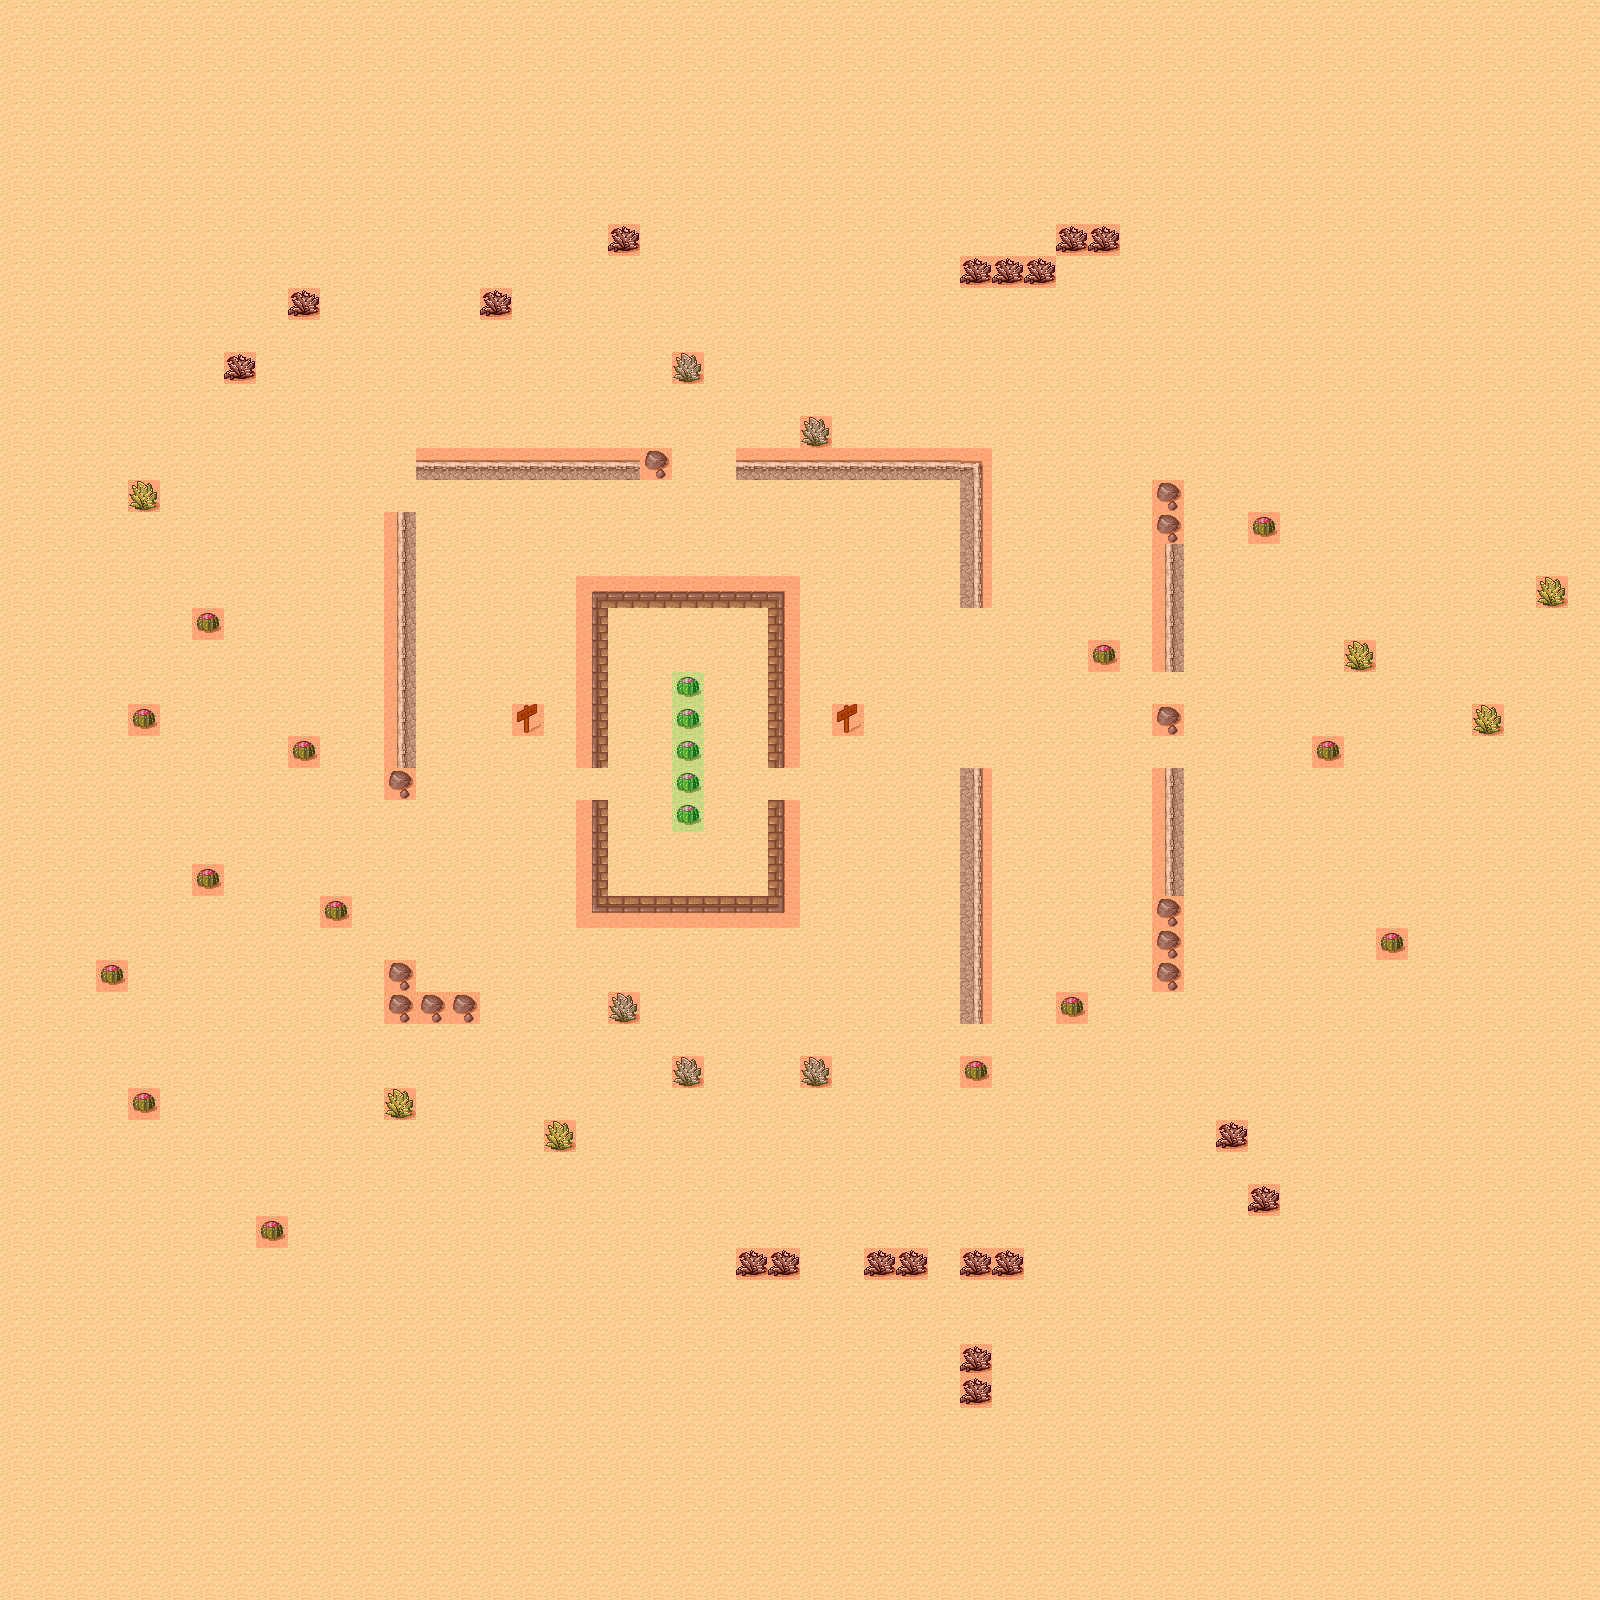

The image is a tile-based game level rendered from a .tmx file. Its description and source (layers, tilesets, objects; grid data summarised) follow:
An orthogonal 50x50 tile map with 32x32 px tiles, 3 tile layers (Background, Foreground, Meta), 2 tilesets and 9 objects (SpawnPoint, EnemySpawn2, EnemySpawn5, EnemySpawn7, EnemySpawn8, ...).

<map version="1.0" orientation="orthogonal" width="50" height="50" tilewidth="32" tileheight="32">
 <tileset firstgid="1" name="tmw_desert_spacing" tilewidth="32" tileheight="32" spacing="1" margin="1">
  <image source="tmw_desert_spacing.png" width="265" height="199" />
 </tileset>
 <tileset firstgid="49" name="meta_tiles" tilewidth="32" tileheight="32" spacing="1" margin="1">
  <image source="meta_tiles.png" width="67" height="34" />
  <tile id="0">
   <properties>
    <property name="Collidable" value="True" />
   </properties>
  </tile>
  <tile id="1">
   <properties>
    <property name="Collectable" value="True" />
   </properties>
  </tile>
 </tileset>
 <layer name="Background" width="50" height="50">
  <data>[2500 cells, 2500 non-empty, 19 distinct tile ids]</data>
 </layer>
 <objectgroup name="Objects" width="50" height="50">
  <object name="SpawnPoint" x="217" y="779" />
  <object name="EnemySpawn2" x="999" y="685">
   <properties>
    <property name="Enemy" value="1" />
   </properties>
  </object>
  <object name="EnemySpawn5" x="1300" y="939">
   <properties>
    <property name="Enemy" value="1" />
   </properties>
  </object>
  <object name="EnemySpawn7" x="602" y="1199">
   <properties>
    <property name="Enemy" value="1" />
   </properties>
  </object>
  <object name="EnemySpawn8" x="992" y="1211">
   <properties>
    <property name="Enemy" value="1" />
   </properties>
  </object>
  <object name="EnemySpawn6" x="1036" y="1017">
   <properties>
    <property name="Enemy" value="1" />
   </properties>
  </object>
  <object name="EnemySpawn1" x="792" y="249">
   <properties>
    <property name="Enemy" value="1" />
   </properties>
  </object>
  <object name="EnemySpawn4" x="703" y="842">
   <properties>
    <property name="Enemy" value="1" />
   </properties>
  </object>
  <object name="EnemySpawn3" x="376" y="924">
   <properties>
    <property name="Enemy" value="1" />
   </properties>
  </object>
 </objectgroup>
 <layer name="Foreground" width="50" height="50">
  <data>[2500 cells, 5 non-empty, 1 distinct tile ids]</data>
 </layer>
 <layer name="Meta" width="50" height="50">
  <data>[2500 cells, 136 non-empty, 2 distinct tile ids]</data>
 </layer>
</map>
